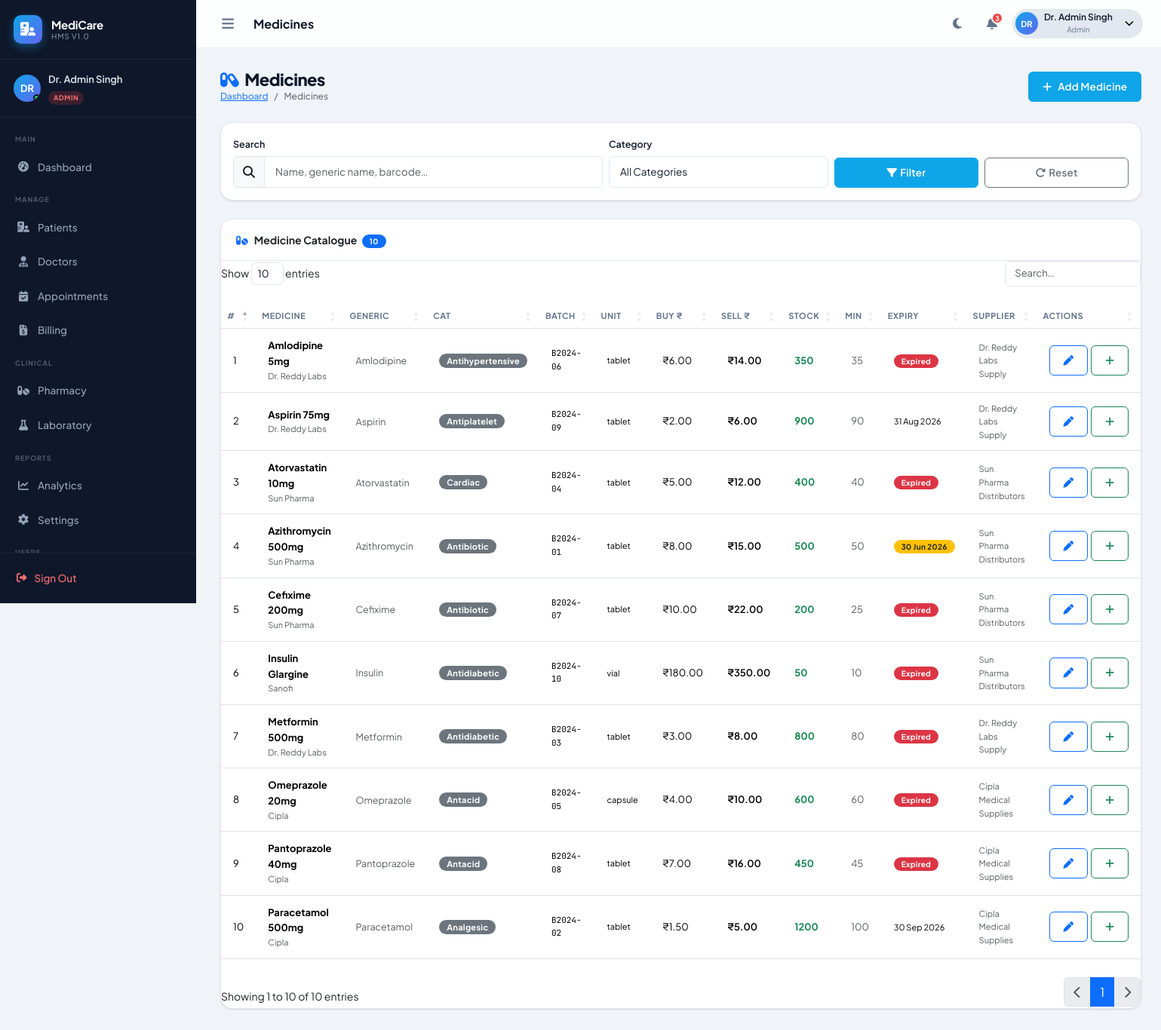
Page /pharmacist/medicines.php (signed in) on the committed database.
### tables this page shows
CREATE TABLE `medicines` (
  `id`            INT UNSIGNED  NOT NULL AUTO_INCREMENT,
  `name`          VARCHAR(150)  NOT NULL,
  `generic_name`  VARCHAR(150)  DEFAULT NULL,
  `category`      VARCHAR(100)  DEFAULT NULL,
  `manufacturer`  VARCHAR(150)  DEFAULT NULL,
  `batch_no`      VARCHAR(50)   DEFAULT NULL,
  `barcode`       VARCHAR(50)   DEFAULT NULL UNIQUE,
  `unit`          VARCHAR(20)   DEFAULT 'tablet',
  `purchase_price` DECIMAL(10,2) NOT NULL DEFAULT 0.00,
  `sell_price`    DECIMAL(10,2)  NOT NULL DEFAULT 0.00,
  `stock_qty`     INT           NOT NULL DEFAULT 0,
  `min_stock`     INT           NOT NULL DEFAULT 10,
  `expiry_date`   DATE          DEFAULT NULL,
  `supplier_id`   INT UNSIGNED  DEFAULT NULL,
  `location`      VARCHAR(100)  DEFAULT NULL,
  `status`        TINYINT(1)    NOT NULL DEFAULT 1,
  `created_at`    TIMESTAMP     NOT NULL DEFAULT CURRENT_TIMESTAMP,
  `updated_at`    TIMESTAMP     NOT NULL DEFAULT CURRENT_TIMESTAMP ON UPDATE CURRENT_TIMESTAMP,
  PRIMARY KEY (`id`),
  KEY `idx_med_name`    (`name`),
  KEY `idx_med_barcode` (`barcode`)
);

CREATE TABLE `suppliers` (
  `id`         INT UNSIGNED NOT NULL AUTO_INCREMENT,
  `name`       VARCHAR(150) NOT NULL,
  `contact`    VARCHAR(150) DEFAULT NULL,
  `phone`      VARCHAR(20)  DEFAULT NULL,
  `email`      VARCHAR(180) DEFAULT NULL,
  `address`    TEXT         DEFAULT NULL,
  `gst_no`     VARCHAR(30)  DEFAULT NULL,
  `status`     TINYINT(1)   NOT NULL DEFAULT 1,
  `created_at` TIMESTAMP    NOT NULL DEFAULT CURRENT_TIMESTAMP,
  PRIMARY KEY (`id`)
);

### config/config.php (called while the page is built, shortened)
<?php
require_once BASE_PATH . '/config/database.php';
function clean(string $v): string {
    return htmlspecialchars(strip_tags(trim($v)), ENT_QUOTES, 'UTF-8');
}

### config/database.php (called while the page is built, shortened)
<?php
class Database {
    private static ?PDO $instance = null;
    public static function getInstance(): PDO {
        if (self::$instance === null) {
            $dsn = sprintf(
                'mysql:host=%s;port=%s;dbname=%s;charset=%s',
                DB_HOST, DB_PORT, DB_NAME, DB_CHARSET
            );
            $options = [
                PDO::ATTR_ERRMODE            => PDO::ERRMODE_EXCEPTION,
                PDO::ATTR_DEFAULT_FETCH_MODE => PDO::FETCH_ASSOC,
                PDO::ATTR_EMULATE_PREPARES   => false,
                PDO::MYSQL_ATTR_INIT_COMMAND => "SET NAMES utf8mb4 COLLATE utf8mb4_unicode_ci",
            ];
            try {
                self::$instance = new PDO($dsn, DB_USER, DB_PASS, $options);
            } catch (PDOException $e) {
                http_response_code(500);
                die(json_encode(['error' => 'Database connection failed: ' . $e->getMessage()]));
            }
        }
        return self::$instance;
    }
    public static function query(string $sql, array $params = []): PDOStatement {
        $stmt = self::getInstance()->prepare($sql);
        $stmt->execute($params);
        return $stmt;
    }
    public static function fetchAll(string $sql, array $params = []): array {
        return self::query($sql, $params)->fetchAll();
    }
}

### pharmacist/medicines.php (the view, shortened to what this page needs)
<?php
require_once __DIR__ . '/../config/config.php';
$search = clean($_GET['q']   ?? '');
$where  = ['m.status=1']; $params = [];
$ws = implode(' AND ', $where);
$medicines = Database::fetchAll("
    SELECT m.*, s.name AS supplier_name
    FROM medicines m LEFT JOIN suppliers s ON s.id=m.supplier_id
    WHERE {$ws} ORDER BY m.name LIMIT 100
", $params);
require_once __DIR__ . '/../includes/header.php';
?>
<div id="appWrapper">
  <?php require_once __DIR__ . '/../includes/sidebar.php'; ?>
  <div id="mainContent">
    <?php require_once __DIR__ . '/../includes/navbar.php'; ?>
    <main class="main-inner">
      <div class="page-header animate-fade-in-down">
        <div>
          <h1><i class="fa-solid fa-capsules me-2 text-primary"></i>Medicines</h1>
          <nav aria-label="breadcrumb"><ol class="breadcrumb mb-0">
            <li class="breadcrumb-item"><a href="<?= APP_URL ?>/pharmacist/dashboard.php">Dashboard</a></li>
            <li class="breadcrumb-item active">Medicines</li>
          </ol></nav>
        </div>
        <button class="btn btn-primary ripple-btn" data-bs-toggle="modal" data-bs-target="#addMedModal">
          <i class="fa-solid fa-plus me-2"></i>Add Medicine
        </button>
      </div>
      <form method="GET" class="card mb-4">
        <div class="card-body py-3">
          <div class="row g-2 align-items-end">
            <div class="col-md-5">
              <label class="form-label">Search</label>
              <div class="input-group">
                <span class="input-group-text"><i class="fa-solid fa-search"></i></span>
                <input type="text" name="q" class="form-control" placeholder="Name, generic name, barcode…" value="<?= htmlspecialchars($search) ?>"/>
              </div>
            </div>
            <div class="col-md-3">
              <label class="form-label">Category</label>
              <select name="cat" class="form-select">
                <option value="">All Categories</option>
              </select>
            </div>
            <div class="col-md-2"><button type="submit" class="btn btn-primary w-100"><i class="fa-solid fa-filter me-1"></i>Filter</button></div>
            <div class="col-md-2"><a href="medicines.php" class="btn btn-outline-secondary w-100"><i class="fa-solid fa-rotate-right me-1"></i>Reset</a></div>
          </div>
        </div>
      </form>
      <div class="card animate-fade-in">
        <div class="card-header d-flex justify-content-between align-items-center">
          <span><i class="fa-solid fa-pills me-2 text-primary"></i>Medicine Catalogue <span class="badge bg-primary ms-1"><?= count($medicines) ?></span></span>
        </div>
        <div class="card-body p-0">
          <div class="table-responsive">
            <table class="table hms-table mb-0" id="medTable">
              <thead>
                <tr><th>#</th><th>Medicine</th><th>Generic</th><th>Cat</th><th>Batch</th><th>Unit</th><th>Buy ₹</th><th>Sell ₹</th><th>Stock</th><th>Min</th><th>Expiry</th><th>Supplier</th><th>Actions</th></tr>
              </thead>
              <tbody>
                <?php foreach ($medicines as $i => $med):
                  $expired  = $med['expiry_date'] && strtotime($med['expiry_date']) < time();
                  $daysLeft = $med['expiry_date'] ? (new DateTime($med['expiry_date']))->diff(new DateTime())->days : 9999;
                  $stockOk  = $med['stock_qty'] > $med['min_stock'];
                ?>
                <tr>
                  <td><?= $i+1 ?></td>
                  <td>
                    <div class="fw-700"><?= htmlspecialchars($med['name']) ?></div>
                    <?php if($med['manufacturer']): ?><div class="text-muted text-xs"><?= htmlspecialchars($med['manufacturer']) ?></div><?php endif; ?>
                  </td>
                  <td class="text-muted text-sm"><?= htmlspecialchars($med['generic_name'] ?? '—') ?></td>
                  <td><span class="badge bg-secondary text-xs"><?= htmlspecialchars($med['category'] ?? '—') ?></span></td>
                  <td class="text-mono text-xs"><?= htmlspecialchars($med['batch_no'] ?? '—') ?></td>
                  <td class="text-xs"><?= htmlspecialchars($med['unit']) ?></td>
                  <td>₹<?= number_format($med['purchase_price'],2) ?></td>
                  <td class="fw-600">₹<?= number_format($med['sell_price'],2) ?></td>
                  <td>
                    <?php if($med['stock_qty']==0): ?><span class="badge bg-danger">Out</span>
                    <?php elseif(!$stockOk): ?><span class="badge bg-warning text-dark"><?= $med['stock_qty'] ?> ⚠</span>
                    <?php else: ?><span class="text-success fw-700"><?= $med['stock_qty'] ?></span>
                    <?php endif; ?>
                  </td>
                  <td class="text-muted"><?= $med['min_stock'] ?></td>
                  <td>
                    <?php if(!$med['expiry_date']): ?><span class="text-muted">—</span>
                    <?php elseif($expired): ?><span class="badge bg-danger">Expired</span>
                    <?php elseif($daysLeft<=30): ?><span class="badge bg-warning text-dark"><?= date('d M Y',strtotime($med['expiry_date'])) ?></span>
                    <?php else: ?><span class="text-xs"><?= date('d M Y',strtotime($med['expiry_date'])) ?></span>
                    <?php endif; ?>
                  </td>
                  <td class="text-xs text-muted"><?= htmlspecialchars($med['supplier_name'] ?? '—') ?></td>
                  <td>
                    <div class="d-flex gap-1">
                      <button class="btn btn-sm btn-outline-primary" onclick="editMed(<?= $med['id'] ?>)"><i class="fa-solid fa-pen"></i></button>
                      <button class="btn btn-sm btn-outline-success" onclick="restock(<?= $med['id'] ?>,'<?= addslashes($med['name']) ?>')"><i class="fa-solid fa-plus"></i></button>
                    </div>
                  </td>
                </tr>
                <?php endforeach; ?>
              </tbody>
            </table>
          </div>
        </div>
      </div>
    </main>
  </div>
</div>
<?php
require_once __DIR__ . '/../includes/footer.php';
?>

### assets/css/style.css (style rules this page uses)
:root { --font-sans: 'Plus Jakarta Sans', sans-serif; --font-mono: 'JetBrains Mono', monospace; --primary: #0ea5e9; --primary-dark:#0284c7; --secondary: #6366f1; --success: #22c55e; --warning: #f59e0b; --danger: #ef4444; --info: #06b6d4; --sidebar-w: 260px; --sidebar-collapsed: 72px; --sidebar-bg: #0f172a; --sidebar-text:#94a3b8; --sidebar-active-bg: rgba(14,165,233,.15); --sidebar-active-text: #0ea5e9; --bg: #f0f4f8; --card-bg: #ffffff; --border: #e2e8f0; --text-primary:#0f172a; --text-muted: #64748b; --navbar-h: 64px; --shadow-sm: 0 1px 3px rgba(0,0,0,.08), 0 1px 2px rgba(0,0,0,.06); --shadow: 0 4px 6px rgba(0,0,0,.07), 0 2px 4px rgba(0,0,0,.06); --shadow-lg: 0 10px 15px rgba(0,0,0,.1), 0 4px 6px rgba(0,0,0,.05); --shadow-xl: 0 20px 25px rgba(0,0,0,.1), 0 10px 10px rgba(0,0,0,.04); --radius-sm: 6px; --radius: 12px; --radius-lg: 16px; --radius-xl: 24px; --transition: all .25s cubic-bezier(.4,0,.2,1); }
*, *::before, *::after { box-sizing: border-box; margin: 0; padding: 0; }
html { scroll-behavior: smooth; }
body { font-family: var(--font-sans); background: var(--bg); color: var(--text-primary); font-size: 14px; line-height: 1.6; overflow-x: hidden; transition: background .3s, color .3s; }
#appWrapper { display: flex; min-height: 100vh; }
#mainContent { flex: 1; margin-left: var(--sidebar-w); padding-top: var(--navbar-h); min-height: 100vh; transition: margin-left .3s; }
.main-inner { padding: 24px; }
.card { background: var(--card-bg); border: 1px solid var(--border); border-radius: var(--radius-lg); box-shadow: var(--shadow-sm); transition: var(--transition); overflow: hidden; }
.card-header { background: transparent; border-bottom: 1px solid var(--border); padding: 16px 20px; font-weight: 700; font-size: 14px; }
.table { font-size: 13px; }
.table th { font-weight: 700; font-size: 11px; text-transform: uppercase; letter-spacing: .5px; color: var(--text-muted); border-bottom-width: 1px; }
.table td { vertical-align: middle; padding: 12px 16px; }
.table > :not(caption) > * > * { background: transparent; }
.badge { font-size: 10px; font-weight: 700; padding: 4px 10px; border-radius: 20px; letter-spacing: .3px; }
.form-control, .form-select { border: 1.5px solid var(--border); border-radius: var(--radius-sm); font-size: 13.5px; padding: 10px 14px; background: var(--card-bg); color: var(--text-primary); transition: var(--transition); }
.form-label { font-size: 12.5px; font-weight: 600; margin-bottom: 6px; color: var(--text-primary); }
.btn { font-size: 13.5px; font-weight: 600; border-radius: var(--radius-sm); padding: 9px 18px; transition: var(--transition); letter-spacing: .2px; }
.btn-primary { background: var(--primary); border-color: var(--primary); }
.page-header { display: flex; align-items: center; justify-content: space-between; margin-bottom: 24px; flex-wrap: wrap; gap: 12px; }
.page-header h1 { font-size: 22px; font-weight: 800; letter-spacing: -.5px; color: var(--text-primary); margin: 0; }
.page-header .breadcrumb { font-size: 12px; margin: 0; }
.fw-600 { font-weight: 600; }
.fw-700 { font-weight: 700; }
.text-xs { font-size: 11px; }
.text-sm { font-size: 12.5px; }
.text-mono { font-family: var(--font-mono); }

### assets/css/animations.css (style rules this page uses)
.animate-fade-in { animation: fadeIn .4s ease forwards; }
.animate-fade-in-down { animation: fadeInDown .5s ease forwards; }
.main-inner { animation: fadeInUp .45s ease; }
.ripple-btn { position: relative; overflow: hidden; }
.table tbody tr { transition: background .15s; }

### assets/css/responsive.css (style rules this page uses)
@media (min-width: 1400px) { .main-inner { padding: 28px 32px; } }

### rows in the picture
medicines: name "Amlodipine 5mg", manufacturer "Dr. Reddy Labs", generic_name "Amlodipine", category "Antihypertensive", batch_no "B2024-06", unit "tablet", purchase_price "6.00", sell_price "14.00", stock_qty "350", min_stock "35", expiry_date "Expired", supplier.name "Dr. Reddy Labs Supply"
medicines: name "Aspirin 75mg", manufacturer "Dr. Reddy Labs", generic_name "Aspirin", category "Antiplatelet", batch_no "B2024-09", unit "tablet", purchase_price "2.00", sell_price "6.00", stock_qty "900", min_stock "90", expiry_date "31 Aug 2026", supplier.name "Dr. Reddy Labs Supply"
medicines: name "Atorvastatin 10mg", manufacturer "Sun Pharma", generic_name "Atorvastatin", category "Cardiac", batch_no "B2024-04", unit "tablet", purchase_price "5.00", sell_price "12.00", stock_qty "400", min_stock "40", expiry_date "Expired", supplier.name "Sun Pharma Distributors"
medicines: name "Azithromycin 500mg", manufacturer "Sun Pharma", generic_name "Azithromycin", category "Antibiotic", batch_no "B2024-01", unit "tablet", purchase_price "8.00", sell_price "15.00", stock_qty "500", min_stock "50", expiry_date "30 Jun 2026", supplier.name "Sun Pharma Distributors"
medicines: name "Cefixime 200mg", manufacturer "Sun Pharma", generic_name "Cefixime", category "Antibiotic", batch_no "B2024-07", unit "tablet", purchase_price "10.00", sell_price "22.00", stock_qty "200", min_stock "25", expiry_date "Expired", supplier.name "Sun Pharma Distributors"
medicines: name "Insulin Glargine", manufacturer "Sanofi", generic_name "Insulin", category "Antidiabetic", batch_no "B2024-10", unit "vial", purchase_price "180.00", sell_price "350.00", stock_qty "50", min_stock "10", expiry_date "Expired", supplier.name "Sun Pharma Distributors"
medicines: name "Metformin 500mg", manufacturer "Dr. Reddy Labs", generic_name "Metformin", category "Antidiabetic", batch_no "B2024-03", unit "tablet", purchase_price "3.00", sell_price "8.00", stock_qty "800", min_stock "80", expiry_date "Expired", supplier.name "Dr. Reddy Labs Supply"
medicines: name "Omeprazole 20mg", manufacturer "Cipla", generic_name "Omeprazole", category "Antacid", batch_no "B2024-05", unit "capsule", purchase_price "4.00", sell_price "10.00", stock_qty "600", min_stock "60", expiry_date "Expired", supplier.name "Cipla Medical Supplies"
medicines: name "Pantoprazole 40mg", manufacturer "Cipla", generic_name "Pantoprazole", category "Antacid", batch_no "B2024-08", unit "tablet", purchase_price "7.00", sell_price "16.00", stock_qty "450", min_stock "45", expiry_date "Expired", supplier.name "Cipla Medical Supplies"
medicines: name "Paracetamol 500mg", manufacturer "Cipla", generic_name "Paracetamol", category "Analgesic", batch_no "B2024-02", unit "tablet", purchase_price "1.50", sell_price "5.00", stock_qty "1200", min_stock "100", expiry_date "30 Sep 2026", supplier.name "Cipla Medical Supplies"

### other values in the picture
substr($user['name'], 0, 2) "DR"
$user['name'] "Dr. Admin Singh"
str_replace('_', ' ', $role) "ADMIN"
$label "Dashboard Patients Doctors Appointments Billing Pharmacy Laboratory Analytics Settings"
$pageTitle "Medicines"
$unread "3"
str_replace('_', ' ', $user['role']) "Admin"
count($medicines) "10"
